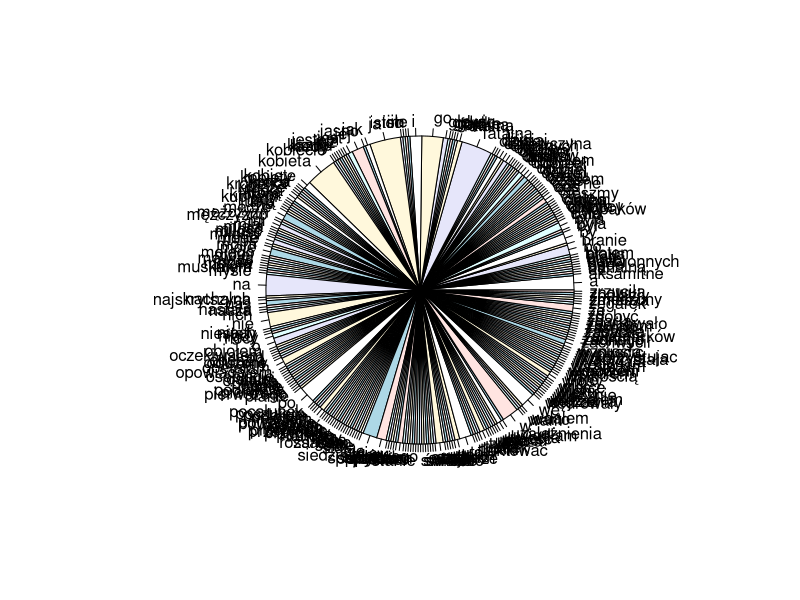
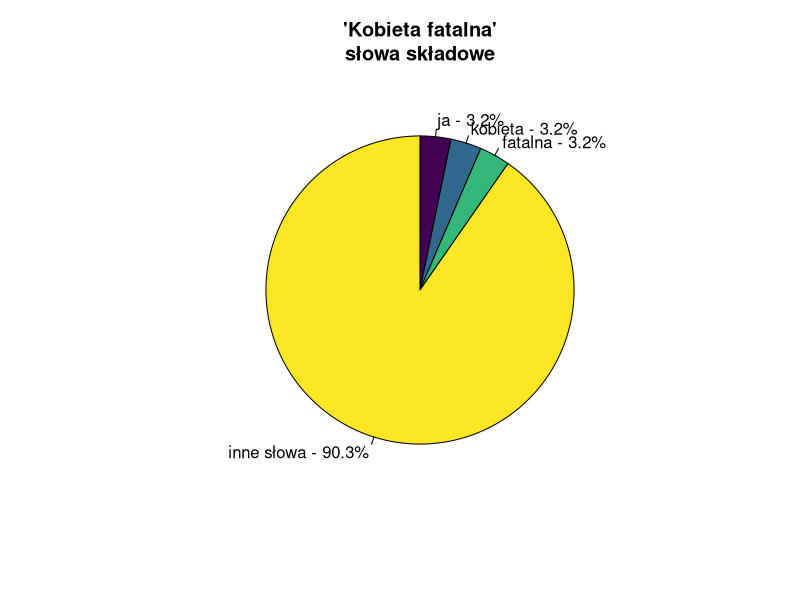

Generate these figures, in order, with R:
lyr <- "Nie mogę w nocy zasnąć kręce sie i wiercę wypity drink rozsadza moje serce mysle o kobiecie ktorą dzisiaj widziałem kazdy by zachwycił się jej powabnym ciałem wracałem zmeczony po nocy dlugiej słonce swieciło jasno było chyba po drugiej gdy spojrzałem na zegarek mojego słocza bo o czas zapytała ta dziewczyna urocza widzac jej cialo cos we mnie zadrżało a w mojej białej głowie az zawirowało była w moim wieku miała krucze czarne włosy a po nich spłyneła kropelka rosy spytałem czy podaruje mi odrobine czasu swego o dziwo nie wzniosła sprzeciwu zadnego me troski znalazły sie na drugim planie odużony oczekiwałem co się stanie


Ja kobieta fatalna uwiodła go ja kobieta fatalna opętałam go ja kobieta fatalna męcze go we śnie ja kobieta fatalna...


Wpatrzeni w siebie siedzieliśmy we dwoje opowiadałem jej przygody moje tak to była miłość od pierwszego wejrzenia dostałem na jej punkcie juz uzależnienia kupiłem pare drinkow by przełamac pierwsze lody wypuscic nasza milosc na otwarte wole a kiedy do konca dobiegł ostatni trunek poczułem na ustach słodki pocałunek objołem ja czule muskałem włosy niech ta chwila trwa wiecznie nigdy nie będe miał dosyc aksamitne usta wędrowały po mym karku a ręka przebiła się do najskrytszych zakamarków zrzuciła swoje szaty po chwili zdarła moje nie rób samego co mozna we dwoje po wszystkim przeprosiła ze byla nachalna odeszla bo to była kobieta fatalna


Ja kobieta fatalna uwiodłam go ja kobieta fatalna opętałam go ja kobieta fatalna męcze go we snie ja kobieta fatalna...


Już wiem dałem uwieść sie a ta dziewczyna tylko wykorzystała mnie a wyglądała mi na kobiete z polotem na taka ktora mężczyzn potem nie zmiesza z błotem niestety to był błąd że jej zaufałem i w sidła miłości nie potrzebnie się wdałem wpadłem w zasacke kobiety pająka ile takich istot dzis po swiecie sie błąka wykorzystujac nas bezbronnych chłopaków by potem nas traktować jak dzielnych pędraków i może to dobrze że znowu jestem sam bo szczerze mówiąc coś teraz powiem wam dobrze że są na świecie takie panie ktorym w głowie jest tylko mężczyzno-branie gdyz chłopcy to lubią jak gadke banalną uda im sie zdobyć kobiete fatalną i wilk jest wtedy szyty i owca cała wiec cieszmy sie wolnoscią ktora teraz nastała bo czasem warto isc na te randkę feralną by poznać osobiście kobiete fatalną.

ja kobieta fatalna uwiodłam go ja kobieta fatalna opętałam go ja kobieta fatalna męcze go we snie ja kobieta fatalna"

words <- tolower(unlist(stringr::str_split(lyr, "[[:space:][:punct:]]+")))
words
pie(table(words))
View(data.frame(table(words)))

mainwords <- c("ja", "kobieta", "fatalna")
words2<- words
words2[!(words %in% mainwords)]<-"inne słowa"
words_levels <-c(mainwords, "inne słowa")
#words_levels <-c(mainwords)
words3<-factor(words2, level = words_levels)
pie(table(words3), 
    clockwise=TRUE, 
    col= viridis::viridis(length(mainwords)+1), 
    #    main="Lyrical composition\nof Let It Be", 
    # main="Występowanie poszczególnych słów\n w Let It Be zespołu The Beatles" 
    main="'Kobieta fatalna'\nsłowa składowe", 
    labels=paste(levels(words3),'-', paste0(round(table(words3)/sum(table(words3))*100,1),'%')))


# library(ggplot2)
# ggplot(data = as.data.frame(table(words3)), aes(x="", y=Freq, fill=words3)) + 
#   geom_bar(width = 1, stat = "identity", color = "white") +
#   coord_polar("y", start = 0)


